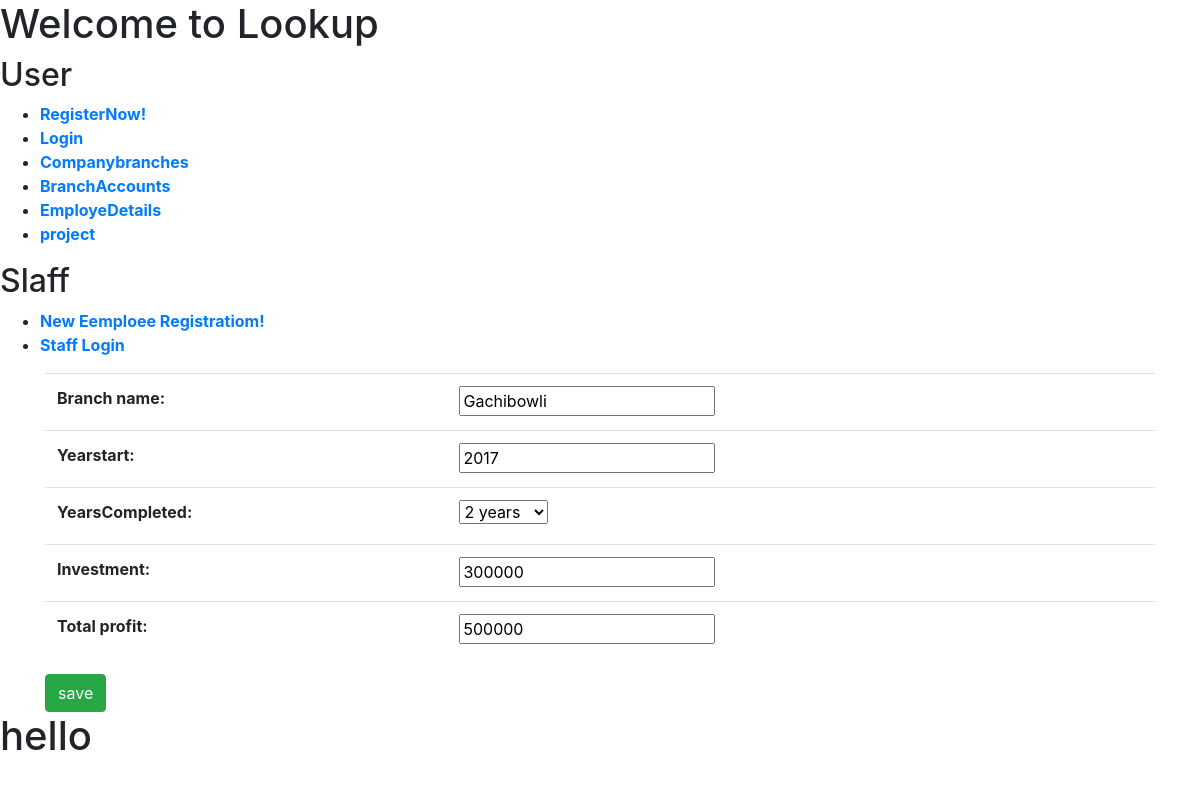
The app's page /editBranchAccounts/2/edit with its own data.
### loginsignup/models.py (models this page shows, shortened)
class BranchAccounts(models.Model):
    branch_name=models.CharField(max_length=25)
    year_choices= (('1','1 year'),('2','2 years'),('3', '3 years'))
    Yearstart=models.IntegerField()
    yearsCompleted=models.CharField(max_length=1,choices=year_choices)
    Investment=models.IntegerField()
    total_profit=models.IntegerField()

### loginsignup/views.py (the view)
# urls.py: path('editBranchAccounts/<int:pk>/edit',views.edBA_page,name='edBranchAccounts'),
def edBA_page(request,pk=None):
    obj = BranchAccounts.objects.get(id=pk)
    if request.method == 'POST':
        edBA = AddBranchAccounts(request.POST,instance=obj)
        if edBA.is_valid():
            edBA.save()
            return redirect('BranchAccounts_page')
    else :
        edBA=AddBranchAccounts(instance=obj)
    return render(request,'edBranchAccounts.html',context={'edBA':edBA})

### loginsignup/forms.py
class AddBranchAccounts(forms.ModelForm):
    class Meta:
        model= BranchAccounts
        fields='__all__'

### templates/edBranchAccounts.html (shortened to what this page needs)
{% extends 'home_page.html' %}
{% block body %}
<div class="container">
    <form class="form" method="post">
        <table class="table table-boardered">
            {{ edBA }}
        </table>
        <input type="submit" value="save" class ="btn btn-success">
    </form>
</div>
{% endblock %}

### records on screen
BranchAccounts: branch_name "Gachibowli", Yearstart "2017", yearsCompleted "2 years", Investment "300000", total_profit "500000"
